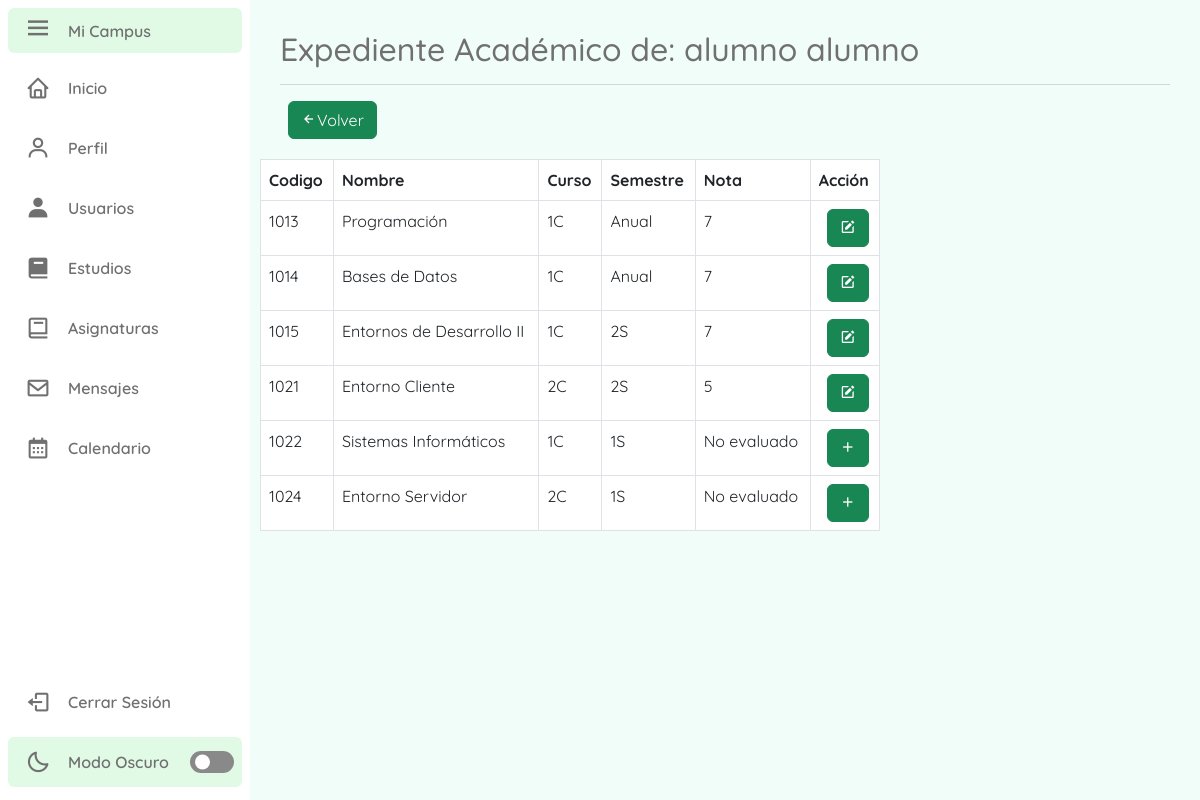
Page /expediente/1/11111111W (signed in) on the committed database.
### tables this page shows
CREATE TABLE `usuario` (
  `userID` varchar(9) NOT NULL,
  `contrasena` varchar(255) NOT NULL,
  `nombre` varchar(50) NOT NULL,
  `apellidos` varchar(100) NOT NULL,
  `correo` varchar(100) NOT NULL,
  `tipoUsuario` varchar(8) NOT NULL,
  `estado` int(11) NOT NULL DEFAULT 1,
  `token` varchar(255) DEFAULT NULL,
  `moduloID_FK` int(11) DEFAULT NULL
);

CREATE TABLE `asignaturas` (
  `asignaturaID` int(11) NOT NULL,
  `nombre` varchar(255) NOT NULL,
  `curso` varchar(50) NOT NULL,
  `semestre` varchar(50) NOT NULL,
  `moduloID_FK` int(11) NOT NULL
);

CREATE TABLE `notas` (
  `id` int(11) NOT NULL,
  `alumnoID_FK` varchar(9) NOT NULL,
  `asignaturaID_FK` int(11) NOT NULL,
  `nota` int(11) NOT NULL
);

### Controllers/templateC.php (called while the page is built)
<?php
    class Template{
        public function LlamarTemplate(){
            include "Views/main.php";
        }
    }
?>

### index.php (called while the page is built, shortened)
<?php
    require_once "Controllers/templateC.php";
    require_once "Controllers/usuariosC.php";
    require_once "Models/usuariosM.php";
    require_once "Models/estudiosM.php";
    require_once "Controllers/asignaturasC.php";
    require_once "Models/asignaturasM.php";
    require_once "Controllers/mensajesC.php";
    require_once "Models/mensajesM.php";
    require_once "Controllers/expedienteC.php";
    require_once "Models/expedienteM.php";
    $template = new Template();
    $template -> LlamarTemplate();
?>

### Controllers/usuariosC.php (called while the page is built, shortened)
<?php
    class UsuariosC{
        public static function MostrarUsuariosC($columna, $valor){
            $tablaBD = "usuario";
            $result = UsuariosM::MostrarUsuariosM($tablaBD, $columna, $valor);
            return $result;
        }
    }
?>

### Models/Conexion.php (called while the page is built)
<?php
    class Conexion{
        public static function conexionBD(){
            $bd = new PDO("mysql:host=localhost;dbname=campus;", "root", "");
            $bd -> exec("SET NAMES utf8");
            return $bd;
        }
    }
?>

### Models/usuariosM.php (called while the page is built, shortened)
<?php
    require_once "Conexion.php";
    class UsuariosM extends Conexion{
        public static function MostrarUsuariosM($tablaBD, $columna, $valor){
            if($columna != null){
                $pdo = Conexion::conexionBD() -> prepare("SELECT * FROM $tablaBD WHERE $columna = :$columna");
                $pdo -> bindParam(":".$columna, $valor, PDO::PARAM_STR);
                $pdo -> execute();
                return $pdo -> fetch();
            }else{
                $pdo = Conexion::conexionBD() -> prepare("SELECT * FROM $tablaBD");
                $pdo -> execute();
                return $pdo -> fetchAll();
            }
        }
    }
?>

### Controllers/asignaturasC.php (called while the page is built, shortened)
<?php
    class AsignaturaC{
        public static function MostrarAsignaturasUserC($columna, $valor){
            $tablaBD = "asignaturas";
            $result = AsignaturaM::MostrarAsignaturasUserM($tablaBD, $columna, $valor);
            return $result;
        }
    }
?>

### Models/asignaturasM.php (called while the page is built, shortened)
<?php
    require_once "Conexion.php";
    class AsignaturaM extends Conexion{
        public static function MostrarAsignaturasUserM($tablaBD, $columna, $valor){
            $pdo = Conexion::conexionBD() -> prepare("SELECT * FROM $tablaBD WHERE $columna = :$columna");
            $pdo -> bindParam(":".$columna, $valor, PDO::PARAM_INT);
            $pdo -> execute();
            return $pdo -> fetchAll();
        }
    }
?>

### Controllers/expedienteC.php (called while the page is built, shortened)
<?php
    class ExpedienteC{
        public static function MostrarExpedienteAlumnoC($columna, $valor, $usuario){
            $tablaBD = "notas";
            $result = ExpedienteM::MostrarExpedienteAlumnoM($tablaBD, $columna, $valor, $usuario);
            return $result;
        }
    }
?>

### Models/expedienteM.php (called while the page is built, shortened)
<?php
    require_once "Conexion.php";
    class ExpedienteM extends Conexion{
        public static function MostrarExpedienteAlumnoM($tablaBD, $columna, $valor, $usuario){
            $pdo = Conexion::conexionBD() -> prepare("SELECT * FROM $tablaBD
            WHERE $columna = :$columna AND alumnoID_FK = :alumnoID_FK");
            $pdo -> bindParam(":".$columna, $valor, PDO::PARAM_INT);
            $pdo -> bindParam(":alumnoID_FK", $usuario, PDO::PARAM_STR);
            $pdo -> execute();
            return $pdo;
        }
    }
?>

### Views/modulos/expediente.php (the view, shortened to what this page needs)
<div class="content">
   <section class="content-header">
      <div class="text">
         <?php
         $exp = explode("/", $_GET["url"]);
         $columna = "userID";
         $valor = $exp[2];
         $usuario= UsuariosC::MostrarUsuariosC($columna, $valor);
         echo'<h2>Expediente Académico de: '.$usuario["nombre"].' '.$usuario["apellidos"].'</h2>
        <hr>
         <a href= "/ProyectoCampus/estudiantes/'.$exp[1].'">
            <button class="btn btn-success"><i class="bx '.('bx-left-arrow-alt').'"></i>Volver</button>
        </a>';
        ?>
      </div>
   </section>
   <section class="content-box">
      <div class= "box">
         <div class= "box-body">
            <div class="col-md-8 col-xs-12">
               <table class= "table table-bordered table-hover T">
                  <thead>
                     <tr>
                        <th>Codigo</th>
                        <th>Nombre</th>
                        <th>Curso</th>
                        <th>Semestre</th>
                        <th>Nota</th>
                        <th>Acción</th>
                     </tr>
                  </thead>
                  <tbody>
                     <?php
                        $columnaA = "moduloID_FK";
                        $valorA = $exp[1];
                        $asignaturas = AsignaturaC::MostrarAsignaturasUserC($columnaA,$valorA);
                        foreach ( $asignaturas as $key => $value ){
                            echo'<tr>
                                  <td>'.$value["asignaturaID"].'</td>
                                  <td>'.$value["nombre"].'</td>
                                  <td>'.$value["curso"].'</td>
                                  <td>'.$value["semestre"].'</td>';
                            $columna = "asignaturaID_FK";
                            $valor = $value["asignaturaID"];
                            $usuario = $exp[2];
                            $nota = ExpedienteC::MostrarExpedienteAlumnoC($columna, $valor, $usuario);
                            if($nota->rowCount() > 0){
                                foreach($nota as $row){
                                    if($_SESSION["tipoUsuario"] !== "Alumno"){
                                        echo '<td>'.$row["nota"].'</td>
                                              <td>
                                                <button class="btn btn-success btnEditarNota" asignaturaIDNotas="'.$row["asignaturaID_FK"].'" data-bs-toggle="modal" data-bs-target="#EditarNota"><i class="bx '.('bxs-edit').'"></i></button>
                                              </td>';
                                    }
                                }
                            }else{
                                if($_SESSION["tipoUsuario"] !== "Alumno"){
                                    echo'<td>No evaluado</td>
                                         <td>
                                            <button class="btn btn-success btnAnadirNota" asignaturaIDNotas="'.$value["asignaturaID"].'" data-bs-toggle="modal" data-bs-target="#AnadirNota"><i class="bx '.('bx-plus').'"></i></button>
                                         </td>';
                                }
                            }
                            echo'</tr>';
                        }
                     ?>
                  </tbody>
               </table>
            </div>
         </div>
      </div>
   </section>
</div>

### Views/CSS/style.css (style rules this page uses)
:root { --body-color: #F0FDF8 ; --sidebar-color: #ffffff; --primary-color: #2E9959; --primary-color-light: #E0FAE5; --text-color: #707070; --toggle-color: #898989; }
* { font-family: 'Quicksand', sans-serif; }
body { height: 100vh; background: var(--body-color); }
.content { position: relative; left: 250px; height: 100vh; width: calc(100% - 250px); padding: 10px; }
.content .text { font-size: 16px; font-weight: 500; color: var(--text-color); padding: 10px; }
.content .content-header, p { font-size: 50px; font-weight: 500; color: var(--text-color); padding: 10px; }
.btn { margin-left: 8px; }
table thead { background: var(--primary-color); color: var(--sidebar-color); }
table tbody { background: white; }

### rows in the picture
usuario: nombre "alumno", apellidos "alumno"
asignaturas: asignaturaID "1013", nombre "Programación", curso "1C", semestre "Anual"
notas: nota "7"
asignaturas: asignaturaID "1014", nombre "Bases de Datos", curso "1C", semestre "Anual"
notas: nota "7"
asignaturas: asignaturaID "1015", nombre "Entornos de Desarrollo II", curso "1C", semestre "2S"
notas: nota "7"
asignaturas: asignaturaID "1021", nombre "Entorno Cliente", curso "2C", semestre "2S"
notas: nota "5"
asignaturas: asignaturaID "1022", nombre "Sistemas Informáticos", curso "1C", semestre "1S"
asignaturas: asignaturaID "1024", nombre "Entorno Servidor", curso "2C", semestre "1S"
